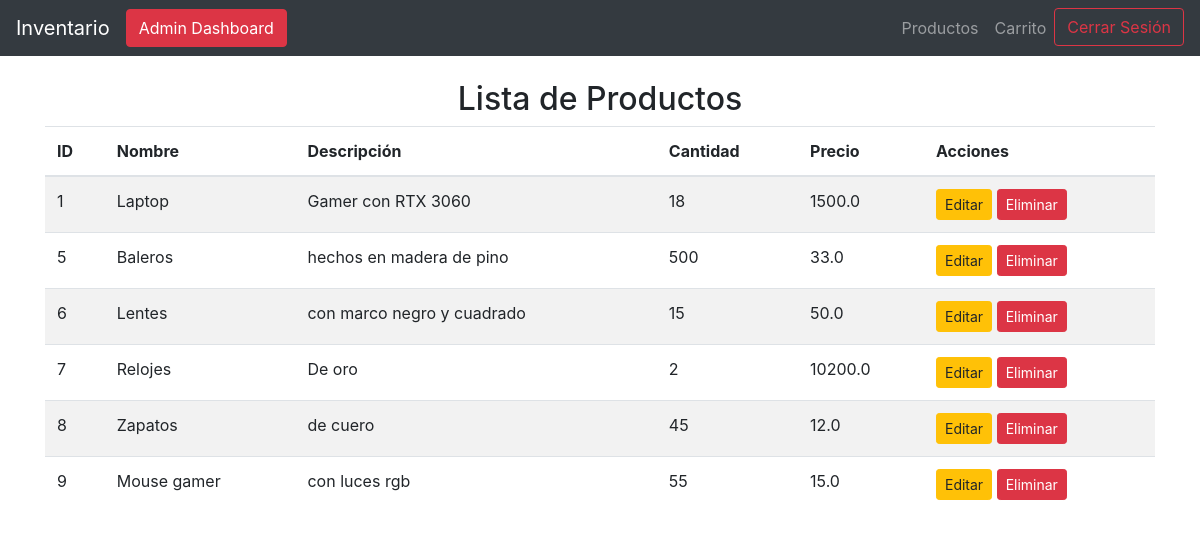
Before: /listar (signed in) with the older database file.
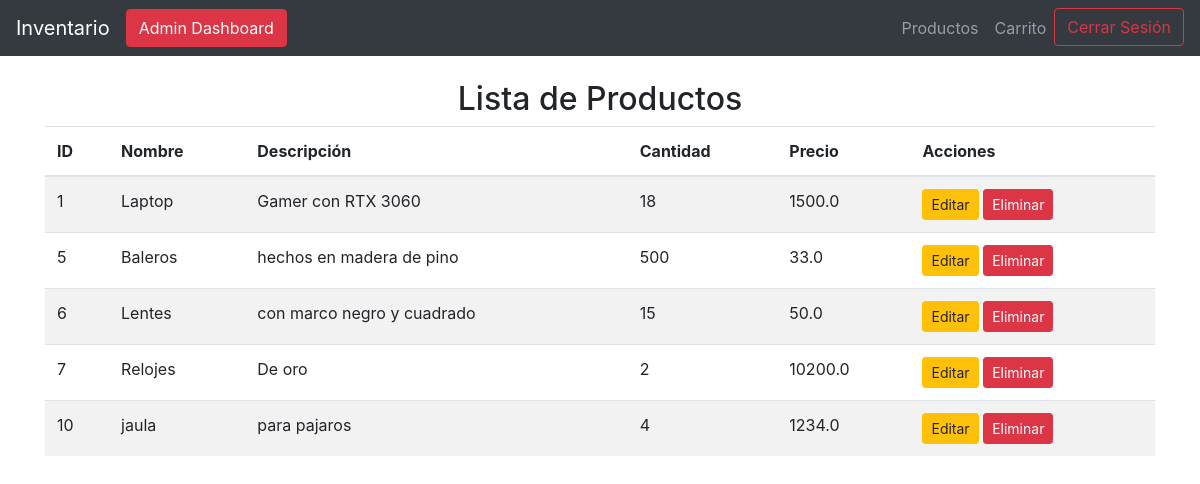
After: the same page with the newer database file.
### tables this page shows
CREATE TABLE productos (
            id INTEGER PRIMARY KEY AUTOINCREMENT,
            nombre TEXT UNIQUE NOT NULL,
            descripcion TEXT,
            cantidad INTEGER NOT NULL CHECK (cantidad >= 0),
            precio REAL NOT NULL CHECK (precio >= 0)
        );

### app.py (the view)
@app.route('/listar')
@login_required
def listar():
    productos = listar_productos()
    return render_template('listar_productos.html', productos=productos)

### app.py (called while the page is built)
@login_manager.user_loader
def load_user(user_id):
    conn, cursor = connect_db()
    try:
        cursor.execute("SELECT usuario_id, nombre, email, rol FROM usuarios WHERE usuario_id = ?", (user_id,))
        usuario = cursor.fetchone()
        return Usuario(id=usuario[0], nombre=usuario[1], email=usuario[2], rol=usuario[3]) if usuario else None
    except Exception as e:
        print(f"Error al cargar el usuario {user_id}: {e}")
        return None
    finally:
        conn.close()

### database.py (called while the page is built)
def connect_db():
    conn = sqlite3.connect(DB_NAME)
    cursor = conn.cursor()
    return conn, cursor

def listar_productos():
    conn, cursor = connect_db()
    cursor.execute("SELECT * FROM productos")
    productos = cursor.fetchall()
    conn.close()
    if productos:
        return productos
    else:
        print("No hay productos en el inventario.")

### templates/listar_productos.html
{% extends 'base.html' %}
{% block content %}
    <h2 class="text-center">Lista de Productos</h2>
    {% if productos %}
        <table class="table table-striped">
            <thead>
                <tr>
                    <th>ID</th>
                    <th>Nombre</th>
                    <th>Descripción</th>
                    <th>Cantidad</th>
                    <th>Precio</th>
                    <th>Acciones</th>
                </tr>
            </thead>
            <tbody>
                {% for producto in productos %}
                    <tr>
                        <td>{{ producto[0] }}</td>
                        <td>{{ producto[1] }}</td>
                        <td>{{ producto[2] }}</td>
                        <td>{{ producto[3] }}</td>
                        <td>{{ producto[4] }}</td>
                        <td>
                            <a href="/actualizar/{{ producto[0] }}" class="btn btn-warning btn-sm">Editar</a>
                            <a href="/confirmar_eliminar/{{ producto[0] }}" class="btn btn-danger btn-sm">Eliminar</a>
                        </td>
                    </tr>
                {% endfor %}
            </tbody>
        </table>
    {% else %}
        <p>No hay productos registrados.</p>
    {% endif %}
{% endblock %}

Changed rows visible on the page:
removed productos: id "8", nombre "Zapatos", descripcion "de cuero", cantidad "45", precio "12.0"
removed productos: id "9", nombre "Mouse gamer", descripcion "con luces rgb", cantidad "55", precio "15.0"
added productos: id "10", nombre "jaula", descripcion "para pajaros", cantidad "4", precio "1234.0"
